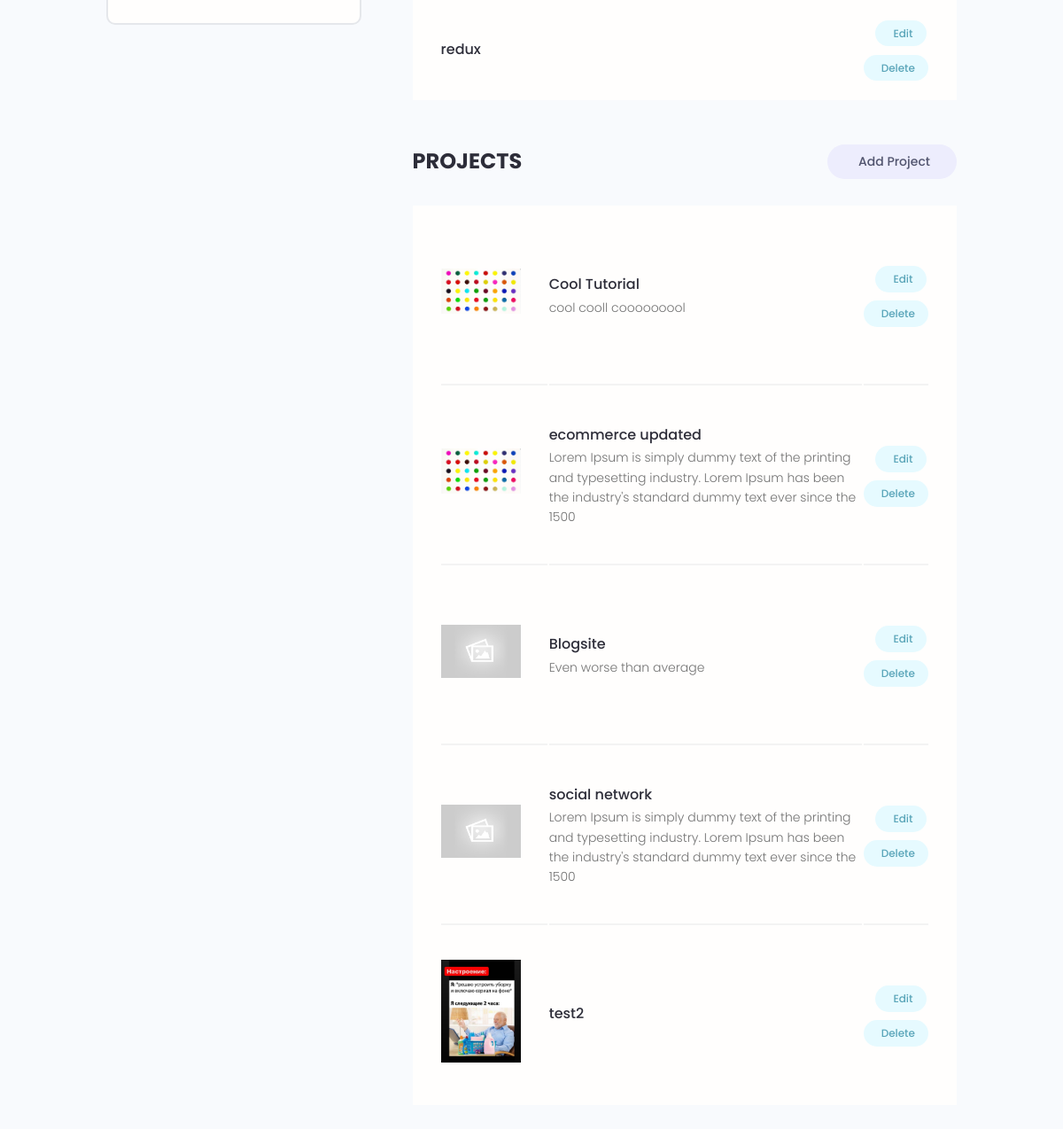
Page /account/ (signed in, lower part) on the earlier database version.
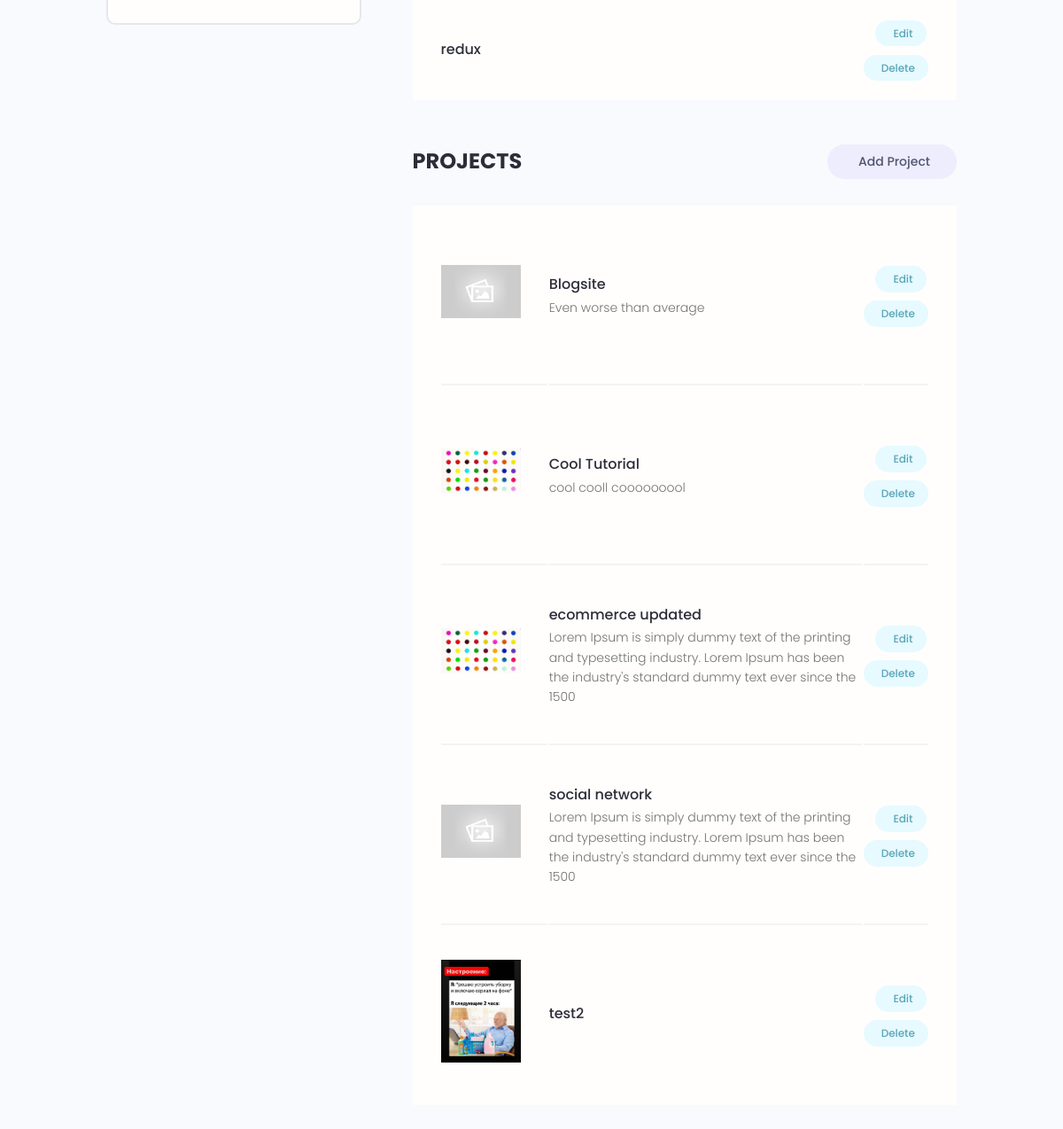
Same page on the later database version.
### users/models.py (models this page shows, shortened)
class Skill(models.Model):
    owner = models.ForeignKey(Profile, on_delete=models.CASCADE, null=True, blank=True)
    name = models.CharField(max_length=200, blank=True, null=True)
    description = models.TextField(null=True, blank=True)
    created = models.DateTimeField(auto_now_add=True)
    id = models.UUIDField(default=uuid.uuid4, unique=True, primary_key=True, editable=False)

### projects/models.py (models this page shows, shortened)
class Project(models.Model):
    owner = models.ForeignKey(Profile, null=True, blank=True, on_delete=models.CASCADE)
    title = models.CharField(max_length=200)
    description = models.TextField(null=True, blank=True)
    featured_image = models.ImageField(null=True, blank=True, default="default.jpg")
    demo_link = models.CharField(max_length=2000, null=True, blank=True)
    source_link = models.CharField(max_length=2000, null=True, blank=True)
    tags = models.ManyToManyField('Tag', blank=True)
    vote_total = models.IntegerField(default=0, null=True, blank=True)
    vote_ratio = models.IntegerField(default=0, null=True, blank=True)
    created = models.DateTimeField(auto_now_add=True)
    id = models.UUIDField(default=uuid.uuid4, unique=True, primary_key=True, editable=False)
    class Meta:
        ordering = ['-vote_ratio', '-vote_total', 'title']
    @property
    def imageURL(self):
        try:
            url = self.featured_image.url
        except:
            url = ''
        return url

### users/views.py (the view)
# urls.py: path('account/', views.userAccount, name="account"),
@login_required(login_url='login')
def userAccount(request):
    profile = request.user.profile
    skills = profile.skill_set.all()
    projects = profile.project_set.all()
    context = {'profile': profile, 'skills': skills, 'projects': projects }
    return render(request, 'users/account.html', context)

### users/models.py (called while the page is built)
    @property
    def imageURL(self):
        try:
            url = self.profile_image.url
        except:
            url = ''
        return url

### users/templates/users/account.html (shortened to what this page needs)
{% extends 'main.html' %}
{% block content %}
  <main class="settingsPage profile my-md">
    <div class="container">
      <div class="layout">
        <div class="column column--1of3">
          <div class="card text-center">
            <div class="card__body dev">
            </div>
          </div>
        </div>
        <div class="column column--2of3">
          <table class="settings__table">
            {% for skill in skills %}
            <tr>
              <td class="settings__tableInfo">
                <h4>{{skill.name}}</h4>
              </td>
              <td class="settings__tableActions">
                <a class="tag tag--pill tag--main settings__btn" href="{% url 'update-skill' skill.id %}"> Edit</a>
                <a class="tag tag--pill tag--main settings__btn" href="{% url 'delete-skill' skill.id %}?next=/account">
                  Delete</a>
              </td>
            </tr>
            {% endfor %}
          </table>
          <div class="settings">
            <h3 class="settings__title">Projects</h3>
            <a class="tag tag--pill tag--sub settings__btn tag--lg" href="{% url 'create-project' %}"> Add Project</a>
          </div>
          <table class="settings__table">
            {% for project in projects %}
            <tr>
              <td class="settings__thumbnail">
                <a href="{% url 'project' project.id %}"><img src="{{project.imageURL}}" alt="Project Thumbnail" /></a>
              </td>
              <td class="settings__tableInfo">
                <a href="{% url 'project' project.id %}">{{project.title}}</a>
                <p>
                  {{project.description|slice:"150"}}
                </p>
              </td>
              <td class="settings__tableActions">
                <a class="tag tag--pill tag--main settings__btn" href="{% url 'update-project' project.id %}"> Edit</a>
                <a class="tag tag--pill tag--main settings__btn" href="{% url 'delete-project' project.id %}?next=/account">
                  Delete</a>
              </td>
            </tr>
            {% endfor %}
            </table>
        </div>
      </div>
    </div>
  </main>
{% endblock content %}

Differences in the rows shown:
changed Project "Blogsite": moves up the list
